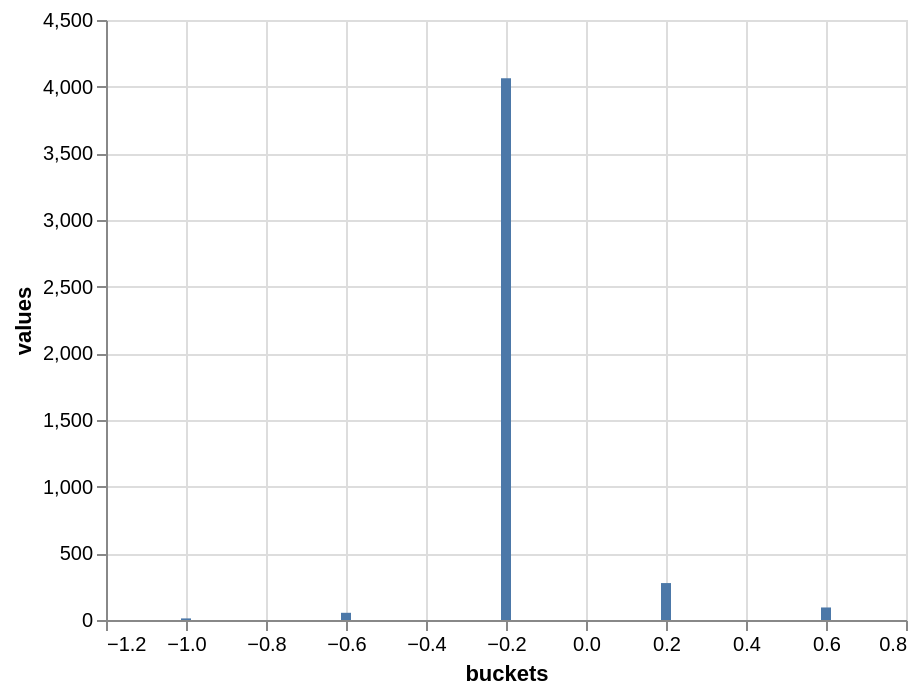

The code cell stored with this chart in its notebook:
### Code cell
values, buckets = np.histogram(df2['score'], 5)
chart_df= pd.DataFrame({'buckets': buckets[:-1], 'values': values})
alt.Chart(chart_df).mark_bar().encode(x='buckets', y='values').interactive()

### Figure 1 — Vega-Lite specification as saved in the notebook (floating-point values rounded to 4 significant figures)
{"config": {"view": {"continuousWidth": 400, "continuousHeight": 300}}, "data": {"name": "data-c6dcc27df25da6b42f27d52985ce9971"}, "mark": "bar", "encoding": {"x": {"type": "quantitative", "field": "buckets"}, "y": {"type": "quantitative", "field": "values"}}, "selection": {"selector006": {"type": "interval", "bind": "scales", "encodings": ["x", "y"]}}, "$schema": "https://vega.github.io/schema/vega-lite/v4.8.1.json", "datasets": {"data-c6dcc27df25da6b42f27d52985ce9971": [{"buckets": -1.0, "values": 12}, {"buckets": -0.6, "values": 54}, {"buckets": -0.2, "values": 4063}, {"buckets": 0.2, "values": 277}, {"buckets": 0.6, "values": 94}]}}
